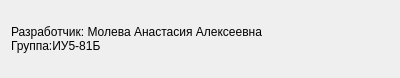
<?xml version="1.0" encoding="UTF-8"?>
<ui version="4.0">
 <class>Dialog</class>
 <widget class="QDialog" name="Dialog">
  <property name="geometry">
   <rect>
    <x>0</x>
    <y>0</y>
    <width>400</width>
    <height>78</height>
   </rect>
  </property>
  <property name="windowTitle">
   <string>Dialog</string>
  </property>
  <layout class="QHBoxLayout" name="horizontalLayout">
   <item>
    <widget class="QLabel" name="label">
     <property name="styleSheet">
      <string notr="true">font: 10pt &quot;MS Shell Dlg 2&quot;;</string>
     </property>
     <property name="text">
      <string>Разработчик: Молева Анастасия Алексеевна
Группа:ИУ5-81Б</string>
     </property>
    </widget>
   </item>
  </layout>
 </widget>
 <resources/>
 <connections/>
</ui>
